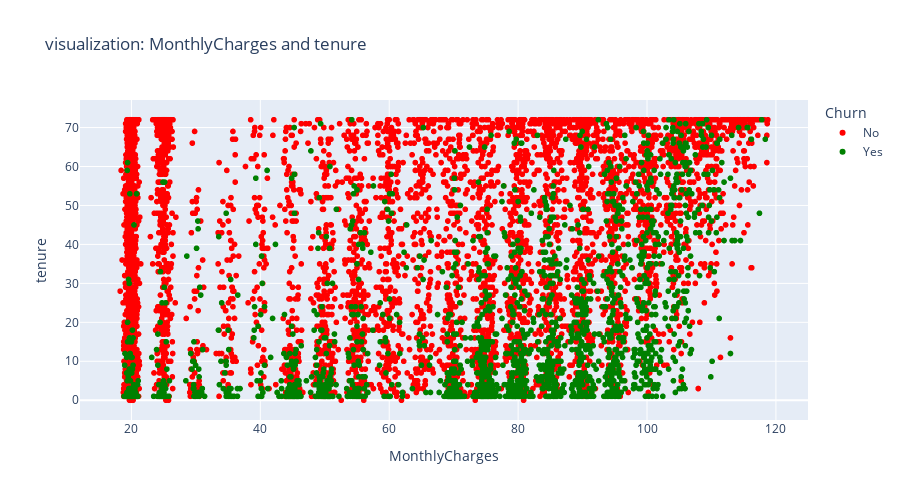

The cell this chart's notebook holds for it:
### Code cell
feature_1 = "MonthlyCharges"
feature_2 = "tenure"
plot_2d_feauture(df, feature_1,feature_2 )

### Figure 1 — Plotly figure (JSON) as saved in the notebook; plotly's stock layout.template omitted (floating-point values rounded to 4 significant figures; data arrays with more than 128 entries replaced by an {"elided": "..."} marker saying what was removed)
{"data": [{"hovertemplate": "<b>%{hovertext}</b><br><br>Churn=No<br>MonthlyCharges=%{x}<br>tenure=%{y}<extra></extra>", "hovertext": {"elided": "5174 str values"}, "legendgroup": "No", "marker": {"color": "red", "symbol": "circle"}, "mode": "markers", "name": "No", "showlegend": true, "type": "scattergl", "x": {"elided": "5174 float values"}, "xaxis": "x", "y": {"elided": "5174 int values"}, "yaxis": "y"}, {"hovertemplate": "<b>%{hovertext}</b><br><br>Churn=Yes<br>MonthlyCharges=%{x}<br>tenure=%{y}<extra></extra>", "hovertext": {"elided": "1869 str values"}, "legendgroup": "Yes", "marker": {"color": "green", "symbol": "circle"}, "mode": "markers", "name": "Yes", "showlegend": true, "type": "scattergl", "x": {"elided": "1869 float values"}, "xaxis": "x", "y": {"elided": "1869 int values"}, "yaxis": "y"}], "layout": {"height": 500, "legend": {"title": {"text": "Churn"}, "tracegroupgap": 0}, "title": {"text": "visualization: MonthlyCharges and tenure "}, "xaxis": {"anchor": "y", "domain": [0, 1], "title": {"text": "MonthlyCharges"}}, "yaxis": {"anchor": "x", "domain": [0, 1], "title": {"text": "tenure"}}}}
